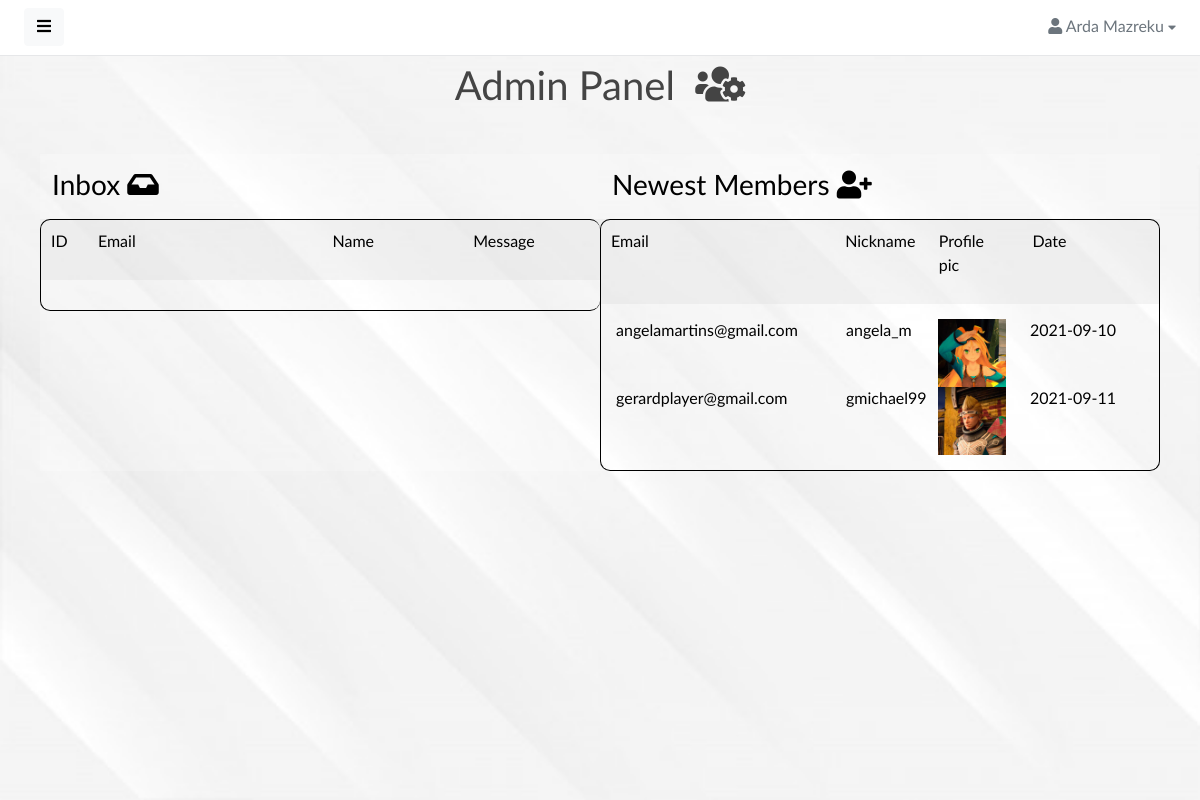
/admin/index.php (signed in), run on the app's committed database.
### tables this page shows
CREATE TABLE IF NOT EXISTS `perdoruesi` (
  `id` int(11) NOT NULL AUTO_INCREMENT,
  `roli_id` int(11) NOT NULL,
  `email` varchar(50) NOT NULL,
  `emri` varchar(20) NOT NULL,
  `mbiemri` varchar(30) NOT NULL,
  `nickname` varchar(30) NOT NULL,
  `password` varchar(30) NOT NULL,
  `foto` varchar(100) NOT NULL,
  `data_regj` date NOT NULL,
  PRIMARY KEY (`id`),
  KEY `roli_id` (`roli_id`)
);

### admin/index.php (the view, shortened to what this page needs)
<?php
if(isset($_SESSION['email']) && isset($_SESSION['roli_id'])) {
    if($_SESSION['roli_id'] == 1) {
?>
<!DOCTYPE html>
<html lang="en">
<head>
    <link href="assets/vendor/fontawesome/css/fontawesome.min.css" rel="stylesheet">
    <link href="assets/vendor/fontawesome/css/solid.min.css" rel="stylesheet">
    <link href="assets/vendor/fontawesome/css/brands.min.css" rel="stylesheet">
    <link href="assets/vendor/bootstrap/css/bootstrap.min.css" rel="stylesheet">
    <link href="assets/css/master.css" rel="stylesheet">
    <link href="assets/vendor/flagiconcss/css/flag-icon.min.css" rel="stylesheet">
</head>
<body>
    <div class="wrapper">
        <?php include 'src/components/navbar.php'?>
        <div id="body" class="active" style="background-image: url('../src/assets/images/white.jpg'); background-repeat: no-repeat; background-size: cover">
            <?php include 'src/components/navbarProfile.php'?>
            <div class="content">
                <div class="container">
                    <div class="page-title">
                        <h1 class="d-flex justify-content-center"> Admin Panel &nbsp;<i class="fas fa-users-cog"></i></h1>
                    </div>
                    <br />
                    <div class="row" style="padding: 10px; color:black">
                    <div class="col-lg-6" style="background-color: rgba(255,255,255,0.2);">
                        <div class="page-title">
                            <h3> Inbox <i class="fas fa-inbox"></i></h3>
                        </div>
                        <div class="row" style="background-color: rgba(200,200,200,0.2);">
                            <div class="col-lg-12" style="border-top: 1px solid black;
                             border-left:1px solid black; border-top-left-radius: 10px; border-top-right-radius: 10px; padding: 10px">
                                <div class="row">
                                    <div class="col-lg-1">
                                        <p> ID </p>
                                    </div>
                                    <div class="col-lg-5">
                                        <p> Email </p>
                                    </div>
                                    <div class="col-lg-3">
                                        <p> Name </p>
                                    </div>
                                    <div class="col-lg-3">
                                        <p> Message </p>
                                    </div>
                                </div>
                            </div>
                        </div>
                        <div class="row">
                            <div class="col-lg-12" style="border-bottom: 1px solid black; border-left:1px solid black;
                             border-bottom-left-radius: 10px; border-bottom-right-radius: 10px; padding: 15px">
                            </div>
                        </div>
                    </div>
                    <div class="col-lg-6" style="background-color: rgba(255,255,255,0.2);">
                        <div class="row">
                            <div class="col-lg-12">
                                <div class="page-title">
                                    <h3> Newest Members <i class="fas fa-user-plus"></i></h3>
                                </div>
                                <div class="row" style="background-color: rgba(200,200,200,0.2);">
                                    <div class="col-lg-12" style="border-top: 1px solid black; border-right:1px solid black;
                                     border-left:1px solid black; border-top-left-radius: 10px; border-top-right-radius: 10px; padding: 10px">
                                        <div class="row">
                                            <div class="col-lg-5">
                                                <p> Email </p>
                                            </div>
                                            <div class="col-lg-2">
                                                <p> Nickname </p>
                                            </div>
                                            <div class="col-lg-2">
                                                <p> Profile pic </p>
                                            </div>
                                            <div class="col-lg-3">
                                                <p> Date </p>
                                            </div>
                                        </div>
                                    </div>
                                </div>
                                <div class="row">
                                    <div class="col-lg-12" style="border-bottom: 1px solid black; border-left:1px solid black;
                                     border-right:1px solid black; border-bottom-left-radius: 10px; border-bottom-right-radius: 10px; padding: 15px">
                                        <div class="row">
                                            <?php
                                                require "../database/connect.php";
                                                $stmt = $connect->prepare("SELECT * FROM perdoruesi WHERE data_regj > '2021-09-01'");
                                                $stmt->execute();
                                                $result = $stmt->get_result();
                                                while($row = $result->fetch_assoc()):
                                            ?>
                                            <div class="col-lg-5">
                                                <p> <?= $row['email'] ?> </p>
                                            </div>
                                            <div class="col-lg-2">
                                                <p> <?= $row['nickname'] ?> </p>
                                            </div>
                                            <div class="col-lg-2">
                                                <img src="../<?= $row['foto'] ?>" alt="profile-pic" style="width: 100%;">
                                            </div>
                                            <div class="col-lg-3">
                                                <p> <?= $row['data_regj'] ?> </p>
                                            </div>
                                            <?php endwhile; ?>
                                        </div>
                                    </div>
                                </div>
                            </div>
                        </div>
                    </div>
                    </div>
                </div>
            </div>
        </div>
    </div>
</body>
</html>
<?php
}
else {
    header("Location: index.php");
}
}
else {
    header("Location: login.php");
}
?>

### admin/src/components/navbarProfile.php (shortened to what this page needs)
<?php
if(isset($_SESSION['email'])) {
$email = $_SESSION['email'];
?>
<?php
    require "../database/connect.php";
    $stmt = $connect->prepare("SELECT * FROM perdoruesi WHERE email='$email'");
    $stmt->execute();
    $result = $stmt->get_result();
    while($row = $result->fetch_assoc()):
?>
<nav class="navbar navbar-expand-lg navbar-white bg-white">
    <button type="button" id="sidebarCollapse" class="btn btn-light">
        <i class="fas fa-bars"></i><span></span>
    </button>
    <div class="collapse navbar-collapse" id="navbarSupportedContent">
        <ul class="nav navbar-nav ms-auto">
            <li class="nav-item dropdown">
                <div class="nav-dropdown">
                    <a href="#" id="nav2" class="nav-item nav-link dropdown-toggle text-secondary" data-bs-toggle="dropdown" aria-expanded="false">
                        <i class="fas fa-user"></i> <span><?= $row['emri'] ?> <?= $row['mbiemri'] ?></span> <i style="font-size: .8em;" class="fas fa-caret-down"></i>
                    </a>
                </div>
            </li>
        </ul>
    </div>
</nav>
<?php endwhile; ?>
<?php
}
else {
    echo'<script> location.replace("login.php"); </script>';
}
?>

### admin/assets/css/master.css (style rules this page uses)
body, h1, .h1, h2, .h2, h3, .h3, h4, .h4, h5, .h5, h6, .h6, p, a, td { -moz-osx-font-smoothing: grayscale; -webkit-font-smoothing: antialiased; }
body { width: 100%; height: 100%; background: #f4f6fa; font-family: "Lato", "Helvetica Neue", Arial, Helvetica, sans-serif; font-size: 1rem; color: #444; }
.wrapper { display: flex; width: 100%; align-items: stretch; overflow-x: hidden }
#body { width: 100%; padding: 0; min-height: 100vh; transition: all 0.3s; }
#body>.navbar { padding: 0 1.5rem; min-height: 54px; box-shadow: none; border-bottom: 1px solid rgba(101, 109, 119, .16); }
#body>.content { position: relative; padding: .5rem; }
#body .content .page-title h3 { margin: 1rem 0; }
.page-title { margin: 0; font-size: 1.5rem; line-height: 1.5555556; }
a, a:hover, a:focus { color: inherit; text-decoration: none; transition: all 0.3s; }
@media (min-width: 200px) { .navbar-expand-lg .navbar-collapse { display: -ms-flexbox !important; display: flex !important; -ms-flex-preferred-size: auto; flex-basis: auto; } }
@media (min-width: 200px) { .navbar-expand-lg .navbar-nav { -ms-flex-direction: row; flex-direction: row; } }

### admin/assets/components/navbar/navbar-dropdowns.css (style rules this page uses)
.nav-dropdown .nav-link { color: #B2EBF2; line-height: 1.42857; padding: 1rem 0 1rem 1rem !important; }
.nav-dropdown .nav-link::after { display: none; }

### data on the page
perdoruesi: emri "Arda", mbiemri "Mazreku"
perdoruesi: email "angelamartins@gmail.com", nickname "angela_m", foto (picture), data_regj "2021-09-10"
perdoruesi: email "gerardplayer@gmail.com", nickname "gmichael99", foto (picture), data_regj "2021-09-11"
